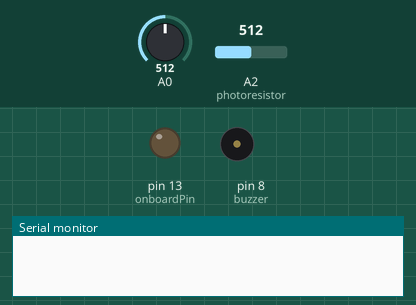
Bench run of a sketch on a simulated Arduino Uno, built with avr-gcc and run on an emulated ATmega328P. Shown: output pins drawn as LEDs (lit = HIGH), buzzer (waves = sounding), the last lines printed to the serial monitor. Inputs (shaded band) come from the test bench; at power-on: A2 (photoresistor) = 512, A0 = 512.

Above: at 6.2 s.
6.3 s: A2 (photoresistor) set to 682
7.8 s: A2 (photoresistor) set to 707
At 10.7 s:
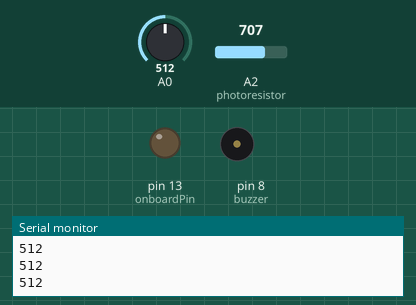
10.8 s: A2 (photoresistor) set to 690
At 11.7 s:
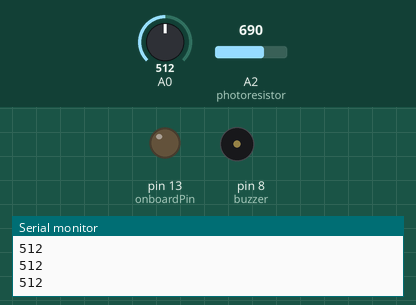
12.3 s: A2 (photoresistor) set to 710
At 12.52 s:
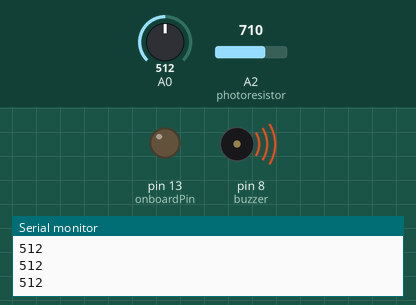
Timing chart, 0 to 16.3 s (numbered marks = the images above; inputs shaded):
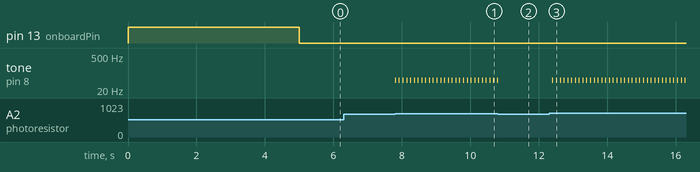

Measured:
- the behaviour switches between 700 and 701 on A2 (photoresistor) (found by bisection; images 0 and 1)
- after the input at 6.3 s, every drawn part: stays the same
- after the input at 7.8 s, tone on pin 8 (buzzer): alternates 50 Hz for 0.02 s and silent for 0.09 s, starting at once
- after the input at 10.8 s, tone on pin 8 (buzzer): goes on until 10.8 s, then stays silent
- after the input at 12.3 s, tone on pin 8 (buzzer): alternates 50 Hz for 0.02 s and silent for 0.09 s, starting after 0.10 s

The sketch:

sketch_dec15a.ino
```cpp
int sensorValue;
// set dummy values for numeric light indicator
int sensorLow = 1023;
int sensorHigh = 1020;
int photoresistor = A2;

int buzzer = 8;

const int onboardPin = 13;  // on-board indicator


void setup() {
  Serial.begin(9600);
  //assigning photoresistor the input
  pinMode(photoresistor, INPUT);

  // use little led on the board to show 5 seconds passing
  pinMode(onboardPin, OUTPUT);
  digitalWrite(onboardPin, HIGH);

  // do this for five seconds
  while (millis() < 5000) {
    // set the sensor value as what comes from the "A0" spot on the board
    sensorValue = analogRead(A0);

    // calibrate sensor - set light level numeric values as it is in reality
    if (sensorValue > sensorLow) {
      sensorHigh = sensorValue;
    }

    if (sensorValue < sensorLow) {
      sensorLow = sensorValue;
    }
  }

  // turn off indicator led
  digitalWrite(onboardPin, LOW);
}

void loop() {

  //giving photoresistor the assignmeng to drigger the sensor when lightvalue is certain number
  int lightValue = analogRead(photoresistor);
  if (lightValue > 700) {
    // read the sensor value from the A0 port
    sensorValue = analogRead(A0);
    Serial.println(sensorValue);

    // map the sensor value to the frequency:
    // sensorValue-  value to map;
    // sensorLow and sensorHigh - bounds;
    // 50 and 4000 - pitch bounds;
    int pitch = map(sensorValue, sensorLow, sensorHigh, 50, 4000);
    tone(buzzer, pitch, 20);
    delay(10);

  } else {
    noTone(buzzer);
  }

  delay(100);
}
```
